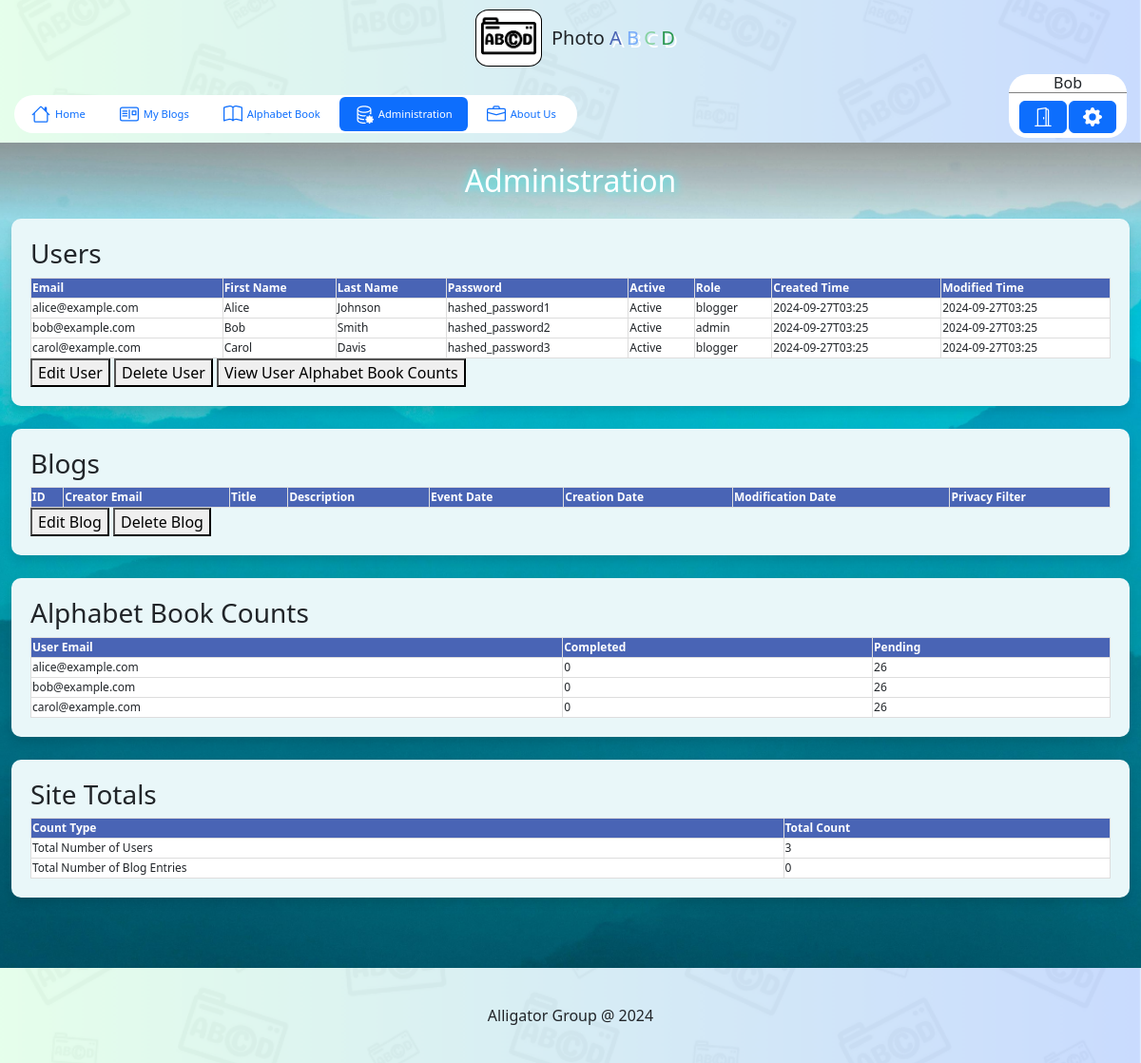
Page /admin-dashboard.php (signed in) on the committed database.
### tables this page shows
CREATE TABLE `users` (
  `email` varchar(255) NOT NULL,
  `first_name` varchar(100) NOT NULL,
  `last_name` varchar(100) NOT NULL,
  `password` varchar(255) NOT NULL,
  `active` tinyint(1) DEFAULT '1',
  `role` enum('admin','blogger') DEFAULT 'blogger',
  `created_time` timestamp NOT NULL DEFAULT CURRENT_TIMESTAMP,
  `modified_time` timestamp NOT NULL DEFAULT CURRENT_TIMESTAMP ON UPDATE CURRENT_TIMESTAMP,
  `reset_token` varchar(255) DEFAULT NULL,
  `token_expiration` timestamp NOT NULL DEFAULT '0000-00-00 00:00:00',
  `token_created_time` timestamp NOT NULL DEFAULT '0000-00-00 00:00:00'
);

### admin-dashboard.php (the view, shortened to what this page needs)
<?php
$CURRENT_PAGE = "Administration";
include_once("includes/db-conn.php");
?>
<!DOCTYPE html>
<html lang="en">
	<head>
		<?php include("includes/head-tag-contents.php");?>
		<link rel="stylesheet" href="https://cdn.datatables.net/2.1.8/css/dataTables.dataTables.min.css" />
		<link href="css/tables.css" rel="stylesheet" type="text/css">
    </head>
	<body>
		<?php include("includes/top-bar.php");?>
		<h2>Administration</h2>
			<div class="container" id='main-body'>
				<section>
					<?php
						$sql = "SELECT email, first_name, last_name, password, active, role, created_time, modified_time FROM users";
						$result = $conn->query($sql);
					?>
					<div class="tableContainer">
						<h3>Users</h3>
						<table id="usersTable" class="styledTable">
							<thead>
								<tr class="header">
									<th>Email</th>
									<th>First Name</th>
									<th>Last Name</th>
									<th>Password</th>
									<th>Active</th>
									<th>Role</th>
									<th>Created Time</th>
									<th>Modified Time</th>
								</tr>
							</thead>
							<tbody>
								<?php
									function formatDateTime($dateString) {
										try {
											$date = new DateTime($dateString);
											$datetimeLocalFormat = $date->format('Y-m-d\TH:i');
											return $datetimeLocalFormat;
										} catch (Exception $e) {
											return "Invalid Date";
										}
									}
									function formatActive($activeValue) {
										try {
											if ($activeValue == "0") {
												return "Not Active";
											} else if ($activeValue == "1") {
												return "Active";
											}
										} catch (Exception $e) {
											return "Invalid Active Value";
										}
									}
									while($row = $result->fetch_assoc()) {
								?>
										<tr>
											<td><?php echo $row['email']; ?></td>
											<td><?php echo $row['first_name']; ?></td>
											<td><?php echo $row['last_name']; ?></td>
											<td><?php echo $row['password']; ?></td>
											<td><?php echo formatActive($row['active']); ?></td>
											<td><?php echo $row['role']; ?></td>
											<td><?php echo formatDateTime($row['created_time']); ?></td>
											<td><?php echo formatDateTime($row['modified_time']); ?></td>
										</tr>
							<?php } ?>
							</tbody>
						</table>
						<button id="editUserButton">Edit User</button>
						<button id="deleteUserButton">Delete User</button>
						<button id="viewAlphabetCountsButton">View User Alphabet Book Counts</button>
					</div>
				</section>
				<section>
					<div class="tableContainer">
						<h3>Blogs</h3>
						<table id="blogsTable" class="styledTable">
							<thead>
								<tr class="header">
									<th>ID</th>
									<th>Creator Email</th>
									<th>Title</th>
									<th>Description</th>
									<th>Event Date</th>
									<th>Creation Date</th>
									<th>Modification Date</th>
									<th>Privacy Filter</th>
								</tr>
							</thead>
						</table>
						<button id="editBlogButton">Edit Blog</button>
						<button id="deleteBlogButton">Delete Blog</button>
					</div>
				</section>
				<section>
					<?php
						$sql = "
							SELECT
								u.email AS creator_email,
								COALESCE(SUM(CASE WHEN LetterCount > 0 THEN 1 ELSE 0 END), 0) AS LettersWithCount,
								(26 - COALESCE(SUM(CASE WHEN LetterCount > 0 THEN 1 ELSE 0 END), 0)) AS LettersWithoutCount
							FROM users u
							LEFT JOIN (
								SELECT
									creator_email,
									COUNT(*) AS LetterCount
								FROM blogs
								GROUP BY creator_email, LEFT(title, 1)
							) AS LetterCounts ON u.email = LetterCounts.creator_email
							GROUP BY u.email
						";
						$result = $conn->query($sql);
					?>
					<div class="tableContainer">
						<h3>Alphabet Book Counts</h3>
						<table id="adminAlphabetBookCountsTable" class="styledTable">
							<thead>
								<tr class="header">
									<th>User Email</th>
									<th>Completed</th>
									<th>Pending</th>
								</tr>
							</thead>
							<tbody>
								<?php
									while($row = $result->fetch_assoc()) {
								?>
									<tr>
										<td><?php echo $row['creator_email']; ?></td>
										<td><?php echo $row['LettersWithCount']; ?></td>
										<td><?php echo $row['LettersWithoutCount']; ?></td>
									</tr>
								<?php } ?>
							</tbody>
						</table>
					</div>
				</section>
				<section>
					<?php
						$sql1 = "SELECT count(*) as total_users FROM users";
						$result1 = $conn->query($sql1);
						$sql2 = "SELECT count(*) as total_blogs FROM blogs";
						$result2 = $conn->query($sql2);
						if ($result1) {
							$row1 = $result1->fetch_assoc();
							$totalUsers = $row1['total_users'];
						} else {
							$totalUsers = "Error fetching count";
						}
						if ($result2) {
							$row2 = $result2->fetch_assoc();
							$totalBlogs = $row2['total_blogs'];
						} else {
							$totalBlogs = "Error fetching count";
						}
					?>
					<div class="tableContainer">
						<h3>Site Totals</h3>
						<table id="siteTotalsTable" class="styledTable">
							<thead>
								<tr class="header">
									<th>Count Type</th>
									<th>Total Count</th>
								</tr>
							</thead>
							<tbody>
								<tr>
									<td>Total Number of Users</td>
									<td><?php echo $totalUsers; ?></td>
								</tr>
								<tr>
									<td>Total Number of Blog Entries</td>
									<td><?php echo $totalBlogs; ?></td>
								</tr>
							</tbody>
						</table>
					</div>
				</section>
			</div>
			<?php include("includes/footer.php");?>
	</body>
</html>

### includes/head-tag-contents.php (shortened to what this page needs)
<link rel="stylesheet" type="text/css" href="https://cdn.jsdelivr.net/npm/bootstrap@5.3.3/dist/css/bootstrap.min.css">
<link rel="stylesheet" href="css/included.css">

### includes/top-bar.php (shortened to what this page needs)
<header>
    <div class="main-header">
        <div class="logo">
            <div class="logo-img">
                <img src="images/photoABCDLogo.png" alt="Photo ABCD Logo">
            </div>
            <div class="logo-title">
                <span style="white-space: nowrap;">
                    <h1 style="padding-left: 10px; padding-right: 10px; margin: 0;">
                        Photo
                        <span style="white-space: nowrap;">
                            <span style="color: rgb(74, 100, 181); text-shadow: 3px 3px 0 rgba(255, 255, 255, 1);">A</span>
                            <span style="color: rgb(121, 172, 249); text-shadow: 3px 3px 0 rgba(255, 255, 255, 1);">B</span>
                            <span style="color: rgb(135, 210, 161); text-shadow: 3px 3px 0 rgba(255, 255, 255, 1);">C</span>
                            <span style="color: rgb(43, 152, 80); text-shadow: 3px 3px 0 rgba(255, 255, 255, 1);">D</span>
                        </span>
                    </h1>
                </span>
            </div>
        </div>
        <div class="nav-bar">
            <ul class="nav nav-pills">
                <li class="nav-item">
                    <a class="nav-link <?php if ($CURRENT_PAGE == "Index") {?>active<?php }?>" href="index.php">
                        Home
                    </a>
                </li>
                <?php if (isset($_SESSION['current_user_email'])): ?>
                    <li class="nav-item">
                        <a class="nav-link <?php if ($CURRENT_PAGE == "My Blogs") {?>active<?php }?>" href="my-blogs.php">
                            My Blogs
                        </a>
                    </li>
                    <li class="nav-item">
                        <a class="nav-link <?php if ($CURRENT_PAGE == "Alphabet Book") {?>active<?php }?>" href="abook.php">
                            Alphabet Book
                        </a>
                    </li>
                <?php endif; ?>
                <?php if (isset($_SESSION['current_user_role']) && $_SESSION['current_user_role'] == 'admin'): ?>
                    <li class="nav-item">
                        <a class="nav-link <?php if ($CURRENT_PAGE == "Administration") {?>active<?php }?>" href="admin-dashboard.php">
                            Administration
                        </a>
                    </li>
                <?php endif; ?>
                <li class="nav-item">
                    <a class="nav-link <?php if ($CURRENT_PAGE == "About") {?>active<?php }?>" href="about.php">
                        About Us
                    </a>
                </li>
            </ul>
        </div>
        <?php if (isset($_SESSION['current_user_email'])): ?>
            <div class="user-widget">
                <div class="user-links">
                    <h4><?=$_SESSION['current_user_first_name']?></h4>
                    <div class="btn-container">
                        <a class="btn btn-primary" id='logout-button' href="actions/logout.php">
                        </a>
                        <a class="btn btn-primary" id="settings" href="settings.php">
                        </a>
                    </div>
                </div>
            </div>
        <?php endif; ?>
    </div>
</header>

### includes/footer.php (shortened to what this page needs)
<footer>
    <div id='main-footer'>
        <span>
            Alligator Group @ <?php echo date('Y'); ?>
        </span>
    </div>
</footer>

### css/included.css (style rules this page uses)
body, html { height: 100%; }
body { background-image: url("../images/background.jpg"); background-attachment: fixed; background-position: center; background-repeat: no-repeat; background-size: cover; }
body > h2 { margin: 0; max-width: 100%; min-width: 100%; min-height: 10%; background: linear-gradient(180deg, rgba(0, 0, 0, 0.363), rgba(0, 0, 0, 0)); text-align: center; align-content: center; color: white; text-shadow: rgb(47, 255, 255) 1px 0 10px; }
#main-content, #main-body { max-width: 1430px; }
#main-footer { display: flex; justify-content: center; align-items: center; min-height: 100%; text-align: center; background-image: url('../images/banner.png'); background-size: cover; background-position: center; min-height: 100px; margin-top: 50px; }
@media (max-width: 1630px) { .main-header { padding-left: 40px !important; padding-right: 40px !important; } }
@media (max-width: 1630px) { .user-widget { max-width: 250px !important; max-height: 100px !important; } }
@media (max-width: 1630px) { .nav-link { font-size: 1rem !important; } }
@media (max-width: 1630px) { .logo-title > span > h1 { font-size: 1.75rem !important; } }
@media (max-width: 1630px) { .logo-img { max-width: 100px !important; } }
@media (max-width: 1430px) { .nav-link { font-size: 0.7rem !important; } }
@media (max-width: 1430px) { .logo-title > span > h1 { font-size: 1.25rem !important; } }
@media (max-width: 1430px) { .nav-item { max-width: 80%; } }
@media (max-width: 1240px) { .main-header { padding-left: 20px !important; padding-right: 20px !important; flex-wrap: wrap; position: relative; min-height: 150px; } }
@media (max-width: 1240px) { .user-widget { position: absolute; right: 15px; bottom: 5px; } }
@media (max-width: 1240px) { .nav-bar > .nav.nav-pills { position: absolute; left: 15px; bottom: 10px; padding: 0 !important; } }
@media (max-width: 1240px) { .logo-img { max-width: 70px !important; border-width: 1px !important; } }
@media (max-width: 1240px) { .logo { flex-wrap: wrap !important; flex-direction: row !important; justify-content: center; position: absolute; top: 40%; left: 50%; margin-top: -50px; margin-left: -100px; } }

### css/tables.css (style rules this page uses)
h2 { text-align: center; }
.tableContainer { width: 100%; max-width: 1200px; margin: 0 auto; padding: 20px; background-color: rgb(233, 247, 249); border-radius: 10px; box-shadow: 0 6px 10px rgba(0, 0, 0, 0.1); overflow-x:scroll; }
.tableContainer .styledTable { width: 100%; max-width: 100%; margin: 0 auto; border-collapse: collapse; background-color: white; }
.styledTable thead tr.header { background-color: rgb(73, 100, 181); color: white; }
.styledTable td, .styledTable th { font-size: 12px; border: 1px solid #ddd; text-align: left; }
button { display: inline-block; margin: 0 auto; }

### rows in the picture
users: email "alice@example.com", first_name "Alice", last_name "Johnson", password "hashed_password1", active "Active", role "blogger", created_time "2024-09-27T03:25", modified_time "2024-09-27T03:25", LettersWithCount "0", LettersWithoutCount "26"
users: email "bob@example.com", first_name "Bob", last_name "Smith", password "hashed_password2", active "Active", role "admin", created_time "2024-09-27T03:25", modified_time "2024-09-27T03:25", LettersWithCount "0", LettersWithoutCount "26"
users: email "carol@example.com", first_name "Carol", last_name "Davis", password "hashed_password3", active "Active", role "blogger", created_time "2024-09-27T03:25", modified_time "2024-09-27T03:25", LettersWithCount "0", LettersWithoutCount "26"

### other values in the picture
$_SESSION['current_user_first_name'] "Bob"
$totalUsers "3"
$totalBlogs "0"
